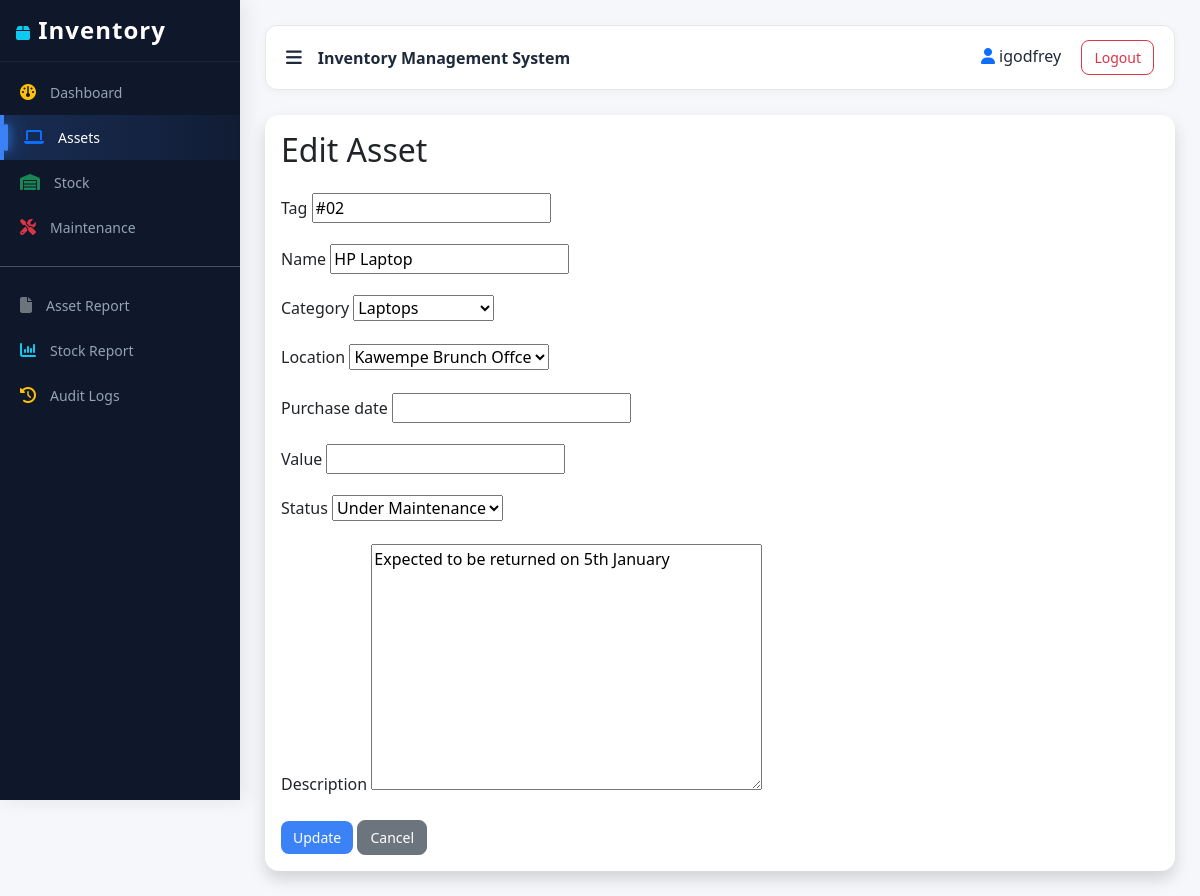
/assets/2/edit/ (signed in), run on the app's committed database.
### inventory/models.py (models this page shows, shortened)
class Asset(models.Model):
    STATUS_CHOICES = [
        ("IN_STOCK", "In Stock"),
        ("ASSIGNED", "Assigned"),
        ("MAINTENANCE", "Under Maintenance"),
        ("DISPOSED", "Disposed"),
    ]
    tag = models.CharField(max_length=64, unique=True)
    name = models.CharField(max_length=200)
    category = models.ForeignKey(Category, on_delete=models.SET_NULL, null=True, blank=True)
    location = models.ForeignKey(Location, on_delete=models.SET_NULL, null=True, blank=True)
    purchase_date = models.DateField(null=True, blank=True)
    value = models.DecimalField(max_digits=12, decimal_places=2, null=True, blank=True)
    status = models.CharField(max_length=20, choices=STATUS_CHOICES, default="IN_STOCK")
    description = models.TextField(blank=True)
    created_at = models.DateTimeField(auto_now_add=True)
    class Meta:
        ordering = ["-created_at"]

### inventory/views.py (the view)
# urls.py: path("assets/<int:pk>/edit/", views.asset_edit, name="asset_edit"),
@login_required
@permission_required("inventory.change_asset", raise_exception=True)
def asset_edit(request, pk):
    asset = get_object_or_404(Asset, pk=pk)
    form = AssetForm(request.POST or None, instance=asset)
    if form.is_valid():
        form.save()
        messages.success(request, "Asset updated successfully.")
        return redirect("inventory:asset_list")
    return render(request, "inventory/asset_form.html", {
        "form": form,
        "asset": asset
    })

### inventory/forms.py
class AssetForm(forms.ModelForm):
    class Meta:
        model = Asset
        fields = "__all__"

### inventory/models.py (called while the page is built)
    def __str__(self):
        return self.name

    def __str__(self):
        return self.name

### inventory/templates/inventory/asset_form.html (shortened to what this page needs)
{% extends "inventory/base.html" %}
{% block content %}
<div class="card shadow">
  <div class="card-body">
    <h2 class="card-title mb-4">
      {% if asset %} Edit Asset {% else %} Add Asset {% endif %}
    </h2>
    <form method="post">
      {% for field in form %}
        <div class="mb-3">
          <label class="form-label">{{ field.label }}</label>
          {{ field }}
        </div>
      {% endfor %}
      <button type="submit" class="btn btn-primary">
        {% if asset %} Update {% else %} Save {% endif %}
      </button>
      <a href="{% url 'inventory:asset_list' %}" class="btn btn-secondary">Cancel</a>
    </form>
  </div>
</div>
{% endblock %}

### inventory/templates/inventory/base.html (shortened to what this page needs)
{% load static %}
<!DOCTYPE html>
<html>
<head>
    <link href="https://cdn.jsdelivr.net/npm/bootstrap@5.3.2/dist/css/bootstrap.min.css" rel="stylesheet">
    <link rel="stylesheet" href="https://cdnjs.cloudflare.com/ajax/libs/font-awesome/6.5.0/css/all.min.css">
    <link href="{% static 'css/main.css' %}" rel="stylesheet">
</head>
<body>
{% if user.is_authenticated %}
<div id="sidebar" class="sidebar">
    <h4 class="p-3">
        <i class="fa-solid fa-box text-info"></i>
        <span class="menu-text">Inventory</span>
    </h4>
    <a href="{% url 'inventory:dashboard' %}"
       class="{% if request.resolver_match.url_name == 'dashboard' %}active{% endif %}">
        <i class="fa-solid fa-gauge text-warning"></i>
        <span class="menu-text">Dashboard</span>
    </a>
    <a href="{% url 'inventory:asset_list' %}"
       class="{% if request.resolver_match.url_name in 'asset_list asset_add asset_edit asset_detail asset_delete' %}active{% endif %}">
        <i class="fa-solid fa-laptop text-primary"></i>
        <span class="menu-text">Assets</span>
    </a>
    <a href="{% url 'inventory:stock_list' %}"
       class="{% if request.resolver_match.url_name in 'stock_list stock_move' %}active{% endif %}">
        <i class="fa-solid fa-warehouse text-success"></i>
        <span class="menu-text">Stock</span>
    </a>
    <a href="{% url 'inventory:maintenance_list' %}"
       class="{% if request.resolver_match.url_name == 'maintenance_list' %}active{% endif %}">
        <i class="fa-solid fa-screwdriver-wrench text-danger"></i>
        <span class="menu-text">Maintenance</span>
    </a>
    <hr class="text-light">
    <a href="{% url 'inventory:asset_register_report' %}">
        <i class="fa-solid fa-file text-secondary"></i>
        <span class="menu-text">Asset Report</span>
    </a>
    <a href="{% url 'inventory:stock_summary_report' %}">
        <i class="fa-solid fa-chart-column text-info"></i>
        <span class="menu-text">Stock Report</span>
    </a>
    <a href="{% url 'inventory:audit_log' %}">
    <i class="fa-solid fa-clock-rotate-left text-warning"></i>
    <span class="menu-text">Audit Logs</span>
</a>
</div>
<div id="content" class="content">
    <div class="topbar d-flex justify-content-between align-items-center">
        <div class="d-flex align-items-center gap-3">
            <i class="fa-solid fa-bars toggle-btn" onclick="toggleSidebar()"></i>
            <strong>Inventory Management System</strong>
        </div>
        <div>
            <span class="me-3">
                <i class="fa-solid fa-user text-primary"></i> {{ user.username }}
            </span>
            <form action="{% url 'logout' %}" method="post" style="display:inline;">
                <button class="btn btn-sm btn-outline-danger">
                    Logout
                </button>
            </form>
        </div>
    </div>
{% else %}
<div class="container mt-5">
{% endif %}
{% block content %}{% endblock %}
{% if user.is_authenticated %}
</div>
{% else %}
</div>
{% endif %}
</body>
</html>

### static/css/main.css (style rules this page uses)
body { background-color: #f5f7fb; font-family: "Segoe UI", Tahoma, Geneva, Verdana, sans-serif; color: #1e293b; }
* { transition: all 0.2s ease-in-out; }
h3, h4, h5 { font-weight: 600; }
.sidebar { height: 100vh; width: 240px; position: fixed; background: #0f172a; color: #fff; overflow-y: auto; box-shadow: 4px 0 20px rgba(0,0,0,0.08); z-index: 1000; }
.sidebar h4 { font-weight: 700; letter-spacing: 1px; padding: 20px; border-bottom: 1px solid rgba(255,255,255,0.05); }
.sidebar a { display: flex; align-items: center; gap: 14px; padding: 12px 20px; color: #94a3b8; text-decoration: none; font-size: 14px; position: relative; }
.sidebar a.active { color: #fff; background: rgba(59,130,246,0.15); border-left: 4px solid #3b82f6; }
.sidebar a.active i { color: #3b82f6; }
.sidebar i { font-size: 16px; }
.content { margin-left: 240px; padding: 25px; }
.topbar { background: #ffffff; padding: 14px 20px; border-radius: 12px; border: 1px solid #e5e7eb; margin-bottom: 25px; box-shadow: 0 2px 8px rgba(0,0,0,0.04); }
.toggle-btn { cursor: pointer; font-size: 18px; }
.card { border-radius: 14px; border: none; overflow: hidden; }
.btn { border-radius: 8px; font-size: 14px; padding: 6px 12px; }
.btn-primary { background-color: #3b82f6; border: none; }
.sidebar a { position: relative; overflow: hidden; }
.sidebar a::before { content: ""; position: absolute; left: -100%; top: 0; height: 100%; width: 100%; background: linear-gradient( 120deg, transparent, rgba(59,130,246,0.2), transparent ); transition: all 0.4s ease; }
.sidebar a i { transition: transform 0.2s ease, color 0.2s ease; }
.sidebar a.active { background: linear-gradient( 90deg, rgba(59,130,246,0.2), rgba(59,130,246,0.05) ); border-left: 4px solid #3b82f6; }
.sidebar a.active::after { content: ""; position: absolute; left: 0; top: 20%; height: 60%; width: 4px; background: #3b82f6; box-shadow: 0 0 10px #3b82f6, 0 0 20px #3b82f6; border-radius: 5px; }
.sidebar, .content { transition: all 0.3s ease-in-out; }

### data on the page
Asset: form "#02" "HP Laptop" "Laptops" "Kawempe Brunch Offce" "Under Maintenance" "Expected to be returned on 5th January"

### other printed values
{{ user.username }} "igodfrey"
{{ field.label }} "Tag" "Name" "Category" "Location" "Purchase date" "Value" "Status" "Description"
